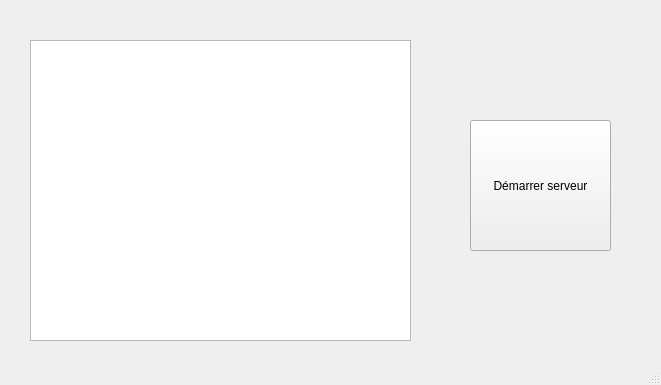
<?xml version="1.0" encoding="UTF-8"?>
<ui version="4.0">
 <class>ServeurGUI</class>
 <widget class="QMainWindow" name="ServeurGUI">
  <property name="geometry">
   <rect>
    <x>0</x>
    <y>0</y>
    <width>661</width>
    <height>385</height>
   </rect>
  </property>
  <property name="windowTitle">
   <string>Serveur Cuiz++</string>
  </property>
  <property name="windowIcon">
   <iconset>
    <normaloff>./logo/logo.png</normaloff>./logo/logo.png</iconset>
  </property>
  <widget class="QWidget" name="centralwidget">
   <widget class="QListWidget" name="logWidget">
    <property name="geometry">
     <rect>
      <x>30</x>
      <y>40</y>
      <width>381</width>
      <height>301</height>
     </rect>
    </property>
    <property name="autoScroll">
     <bool>true</bool>
    </property>
   </widget>
   <widget class="QPushButton" name="dabouton">
    <property name="geometry">
     <rect>
      <x>470</x>
      <y>120</y>
      <width>141</width>
      <height>131</height>
     </rect>
    </property>
    <property name="text">
     <string>Démarrer serveur</string>
    </property>
   </widget>
  </widget>
  <widget class="QStatusBar" name="statusbar"/>
 </widget>
 <resources/>
 <connections/>
</ui>
